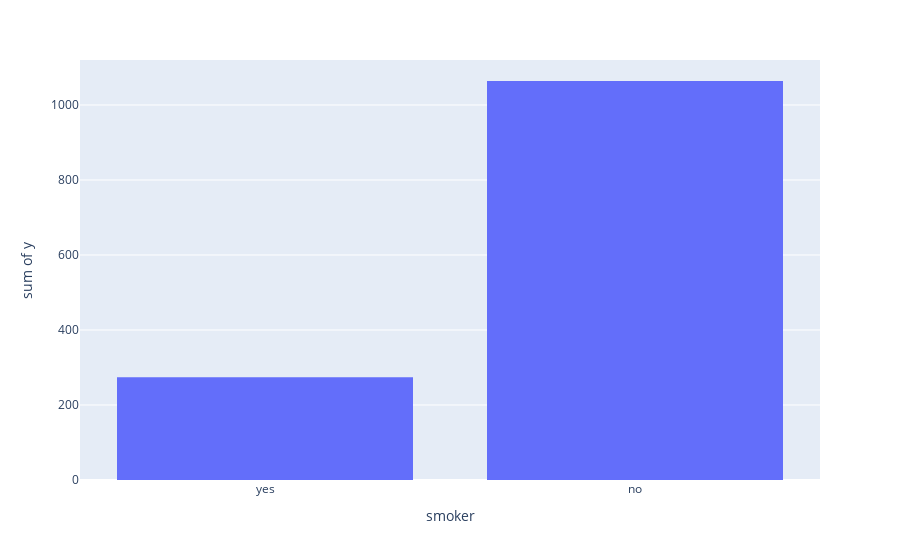

Notebook cell for this chart:
### Code cell
#visualizando a quantidade de fumantes e não fumantes
import plotly.express as px

fig = px.histogram(df, x='smoker', y= df.index.value_counts())
fig.show()

### Figure 1 — Plotly figure (JSON) as saved in the notebook; plotly's stock layout.template omitted (floating-point values rounded to 4 significant figures; data arrays with more than 128 entries replaced by an {"elided": "..."} marker saying what was removed)
{"data": [{"alignmentgroup": "True", "bingroup": "x", "histfunc": "sum", "hovertemplate": "smoker=%{x}<br>sum of y=%{y}<extra></extra>", "legendgroup": "", "marker": {"color": "#636efa"}, "name": "", "offsetgroup": "", "orientation": "v", "showlegend": false, "type": "histogram", "x": {"elided": "1338 str values"}, "xaxis": "x", "y": {"elided": "1338 int values"}, "yaxis": "y"}], "layout": {"barmode": "relative", "legend": {"tracegroupgap": 0}, "margin": {"t": 60}, "xaxis": {"anchor": "y", "domain": [0, 1], "title": {"text": "smoker"}}, "yaxis": {"anchor": "x", "domain": [0, 1], "title": {"text": "sum of y"}}}}
